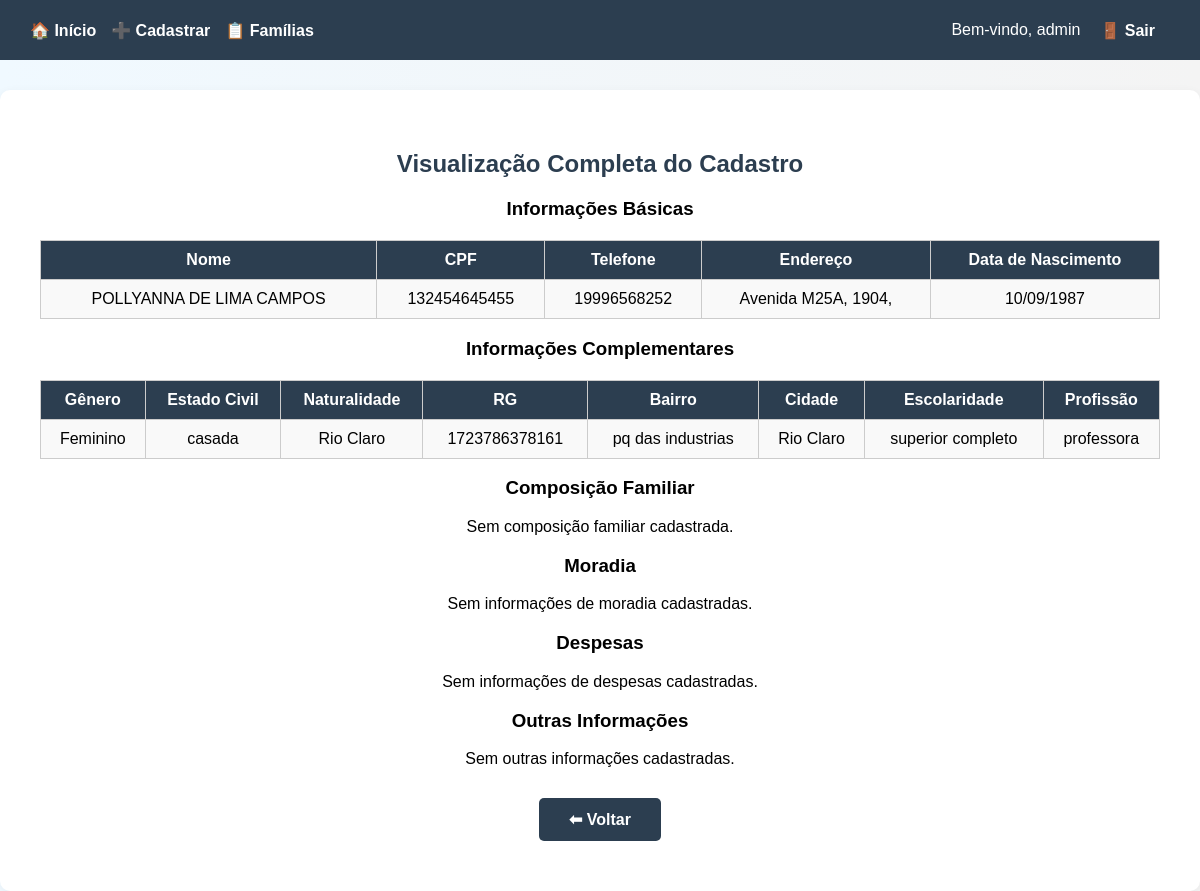
Screenshot of /visualizar/2 (signed in) with the database file from the repository.
### tables this page shows
CREATE TABLE familias (
            id INTEGER PRIMARY KEY AUTOINCREMENT,
            nome TEXT,
            cpf TEXT,
            telefone TEXT,
            endereco TEXT,
            data_nascimento TEXT
        );

CREATE TABLE info_complementar (
            id INTEGER PRIMARY KEY AUTOINCREMENT,
            familia_id INTEGER,
            genero TEXT,
            estado_civil TEXT,
            naturalidade TEXT,
            rg TEXT,
            bairro TEXT,
            cidade TEXT,
            escolaridade TEXT,
            profissao TEXT,
            FOREIGN KEY (familia_id) REFERENCES familias(id)
        );

### app.py (the view)
@app.route('/visualizar/<int:id>')
def visualizar_familia(id):
    if 'usuario' not in session:
        return redirect('/login')
    conn = sqlite3.connect('banco.db')
    cursor = conn.cursor()
    cursor.execute('SELECT * FROM familias WHERE id = ?', (id,))
    familia = cursor.fetchone()
    cursor.execute('SELECT * FROM info_complementar WHERE familia_id = ?', (id,))
    info_complementar = cursor.fetchone()
    cursor.execute('SELECT * FROM composicao_familiar WHERE familia_id = ?', (id,))
    membros = cursor.fetchall()
    cursor.execute('SELECT * FROM moradia WHERE familia_id = ?', (id,))
    moradia = cursor.fetchone()
    cursor.execute('SELECT * FROM despesas WHERE familia_id = ?', (id,))
    despesas = cursor.fetchone()
    cursor.execute('SELECT * FROM outras_informacoes WHERE familia_id = ?', (id,))
    outras_infos = cursor.fetchone()
    conn.close()
    return render_template(
        'visualizar_familia.html',
        familia=familia,
        info_complementar=info_complementar,
        membros=membros,
        moradia=moradia,
        despesas=despesas,
        outras_infos=outras_infos
    )

### app.py (called while the page is built)
@app.template_filter('formatar_data')
def formatar_data(data_iso):
    try:
        data = datetime.strptime(data_iso, '%Y-%m-%d')
        return data.strftime('%d/%m/%Y')
    except:
        return data_iso or "Não informado"

### templates/visualizar_familia.html (shortened to what this page needs)
{% extends "base.html" %}
{% block content %}
<h2>Visualização Completa do Cadastro</h2>
<h3>Informações Básicas</h3>
{% if familia %}
    <table>
        <tr>
            <th>Nome</th>
            <th>CPF</th>
            <th>Telefone</th>
            <th>Endereço</th>
            <th>Data de Nascimento</th>
        </tr>
        <tr>
            <td>{{ familia[1] }}</td>
            <td>{{ familia[2] }}</td>
            <td>{{ familia[3] }}</td>
            <td>{{ familia[4] }}</td>
            <td>{{ familia[5] | formatar_data }}</td>
        </tr>
    </table>
{% else %}
    <p>Sem informações básicas cadastradas.</p>
{% endif %}
<h3>Informações Complementares</h3>
{% if info_complementar %}
    <table>
        <tr>
            <th>Gênero</th>
            <th>Estado Civil</th>
            <th>Naturalidade</th>
            <th>RG</th>
            <th>Bairro</th>
            <th>Cidade</th>
            <th>Escolaridade</th>
            <th>Profissão</th>
        </tr>
        <tr>
            <td>{{ info_complementar[2] }}</td>
            <td>{{ info_complementar[3] }}</td>
            <td>{{ info_complementar[4] }}</td>
            <td>{{ info_complementar[5] }}</td>
            <td>{{ info_complementar[6] }}</td>
            <td>{{ info_complementar[7] }}</td>
            <td>{{ info_complementar[8] }}</td>
            <td>{{ info_complementar[9] }}</td>
        </tr>
    </table>
{% else %}
    <p>Sem informações complementares cadastradas.</p>
{% endif %}
<h3>Composição Familiar</h3>
{% if membros %}
    <table>
        <tr>
            <th>Nome</th>
            <th>Data de Nascimento</th>
            <th>Parentesco</th>
            <th>CPF</th>
            <th>RG</th>
            <th>Trabalha/Estuda</th>
            <th>Renda</th>
        </tr>
        {% for membro in membros %}
        <tr>
            <td>{{ membro[2] }}</td>
            <td>{{ membro[3] | formatar_data }}</td>
            <td>{{ membro[4] }}</td>
            <td>{{ membro[5] }}</td>
            <td>{{ membro[6] }}</td>
            <td>{{ membro[7] }}</td>
            <td>R$ {{ membro[8] }}</td>
        </tr>
        {% endfor %}
    </table>
{% else %}
    <p>Sem composição familiar cadastrada.</p>
{% endif %}
<h3>Moradia</h3>
{% if moradia %}
    <p><strong>Moradia:</strong> {{ moradia[2] }}</p>
    <p><strong>Tipo de Moradia:</strong> {{ moradia[3] }}</p>
{% else %}
    <p>Sem informações de moradia cadastradas.</p>
{% endif %}
<h3>Despesas</h3>
{% if despesas %}
    <p><strong>Habitação:</strong> R$ {{ despesas[2] }}</p>
    <p><strong>Água:</strong> R$ {{ despesas[3] }}</p>
    <p><strong>Energia:</strong> R$ {{ despesas[4] }}</p>
    <p><strong>Telefone/Internet:</strong> R$ {{ despesas[5] }}</p>
    <p><strong>Gás:</strong> R$ {{ despesas[6] }}</p>
    <p><strong>Medicamentos/Insumos:</strong> R$ {{ despesas[7] }}</p>
{% else %}
    <p>Sem informações de despesas cadastradas.</p>
{% endif %}
<h3>Outras Informações</h3>
{% if outras_infos %}
    <p><strong>Auxílio Governo:</strong> {{ outras_infos[2] }}</p>
    <p><strong>Valor:</strong> R$ {{ outras_infos[3] }}</p>
    <p><strong>Frequenta CRAS/CREAS:</strong> {{ outras_infos[4] }}</p>
    <p><strong>Qual Auxílio:</strong> {{ outras_infos[5] }}</p>
    <p><strong>Comorbidade:</strong> {{ outras_infos[6] }}</p>
    <p><strong>Observações:</strong> {{ outras_infos[7] }}</p>
    <p><strong>Data Registro:</strong> {{ outras_infos[8] | formatar_data }}</p>
{% else %}
    <p>Sem outras informações cadastradas.</p>
{% endif %}
<div style="margin-top: 20px;">
    <a href="/familias" class="btn">⬅ Voltar</a>
</div>
{% endblock %}

### templates/base.html (style rules this page uses)
body { font-family: Arial, sans-serif; background: linear-gradient(to right, #f0f9ff, #f4f4f4); margin: 0; padding: 0; }
h1, h2 { color: #2c3e50; }
.btn { display: inline-block; background-color: #2c3e50; color: white; padding: 12px 30px; margin: 10px; border-radius: 5px; cursor: pointer; text-decoration: none; font-weight: bold; font-size: 16px; }
table { width: 100%; border-collapse: collapse; margin-top: 20px; }
table, th, td { border: 1px solid #ccc; }
th { background-color: #2c3e50; color: white; padding: 10px; }
td { padding: 10px; }
tr:nth-child(even) { background-color: #f9f9f9; }

### rows the page displays
familias: nome "POLLYANNA DE LIMA CAMPOS", cpf "132454645455", telefone "19996568252", endereco "Avenida M25A, 1904,", data_nascimento "10/09/1987"
info_complementar: genero "Feminino", estado_civil "casada", naturalidade "Rio Claro", rg "1723786378161", bairro "pq das industrias", cidade "Rio Claro", escolaridade "superior completo", profissao "professora"

### other values shown
{{ session['usuario'] }} "admin"
